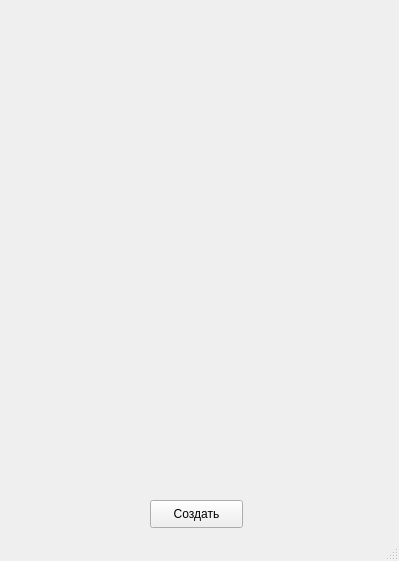
<?xml version="1.0" encoding="UTF-8"?>
<ui version="4.0">
 <class>MainWindow</class>
 <widget class="QMainWindow" name="MainWindow">
  <property name="geometry">
   <rect>
    <x>0</x>
    <y>0</y>
    <width>399</width>
    <height>561</height>
   </rect>
  </property>
  <property name="windowTitle">
   <string>MainWindow</string>
  </property>
  <widget class="QWidget" name="centralwidget">
   <widget class="QPushButton" name="pushButton">
    <property name="geometry">
     <rect>
      <x>150</x>
      <y>500</y>
      <width>93</width>
      <height>28</height>
     </rect>
    </property>
    <property name="text">
     <string>Создать</string>
    </property>
   </widget>
  </widget>
  <widget class="QMenuBar" name="menubar">
   <property name="geometry">
    <rect>
     <x>0</x>
     <y>0</y>
     <width>399</width>
     <height>26</height>
    </rect>
   </property>
  </widget>
  <widget class="QStatusBar" name="statusbar"/>
 </widget>
 <resources/>
 <connections/>
</ui>
